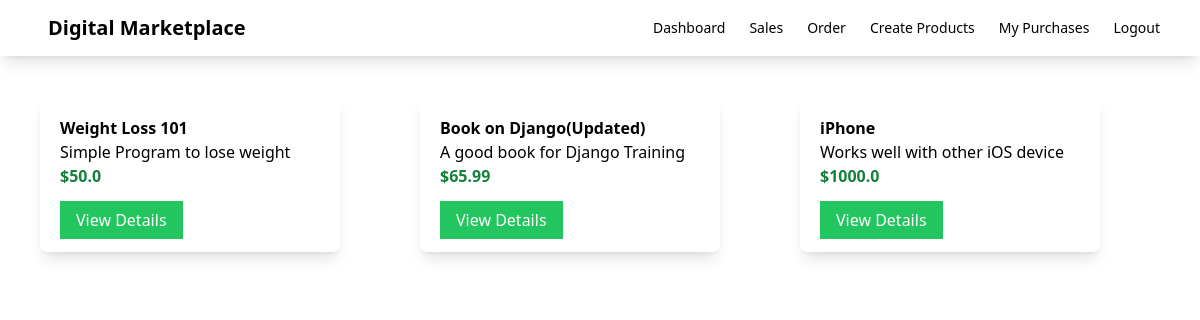
The page / on the database its author committed.
### myapp/models.py (models this page shows, shortened)
class Product(models.Model):
    seller = models.ForeignKey(User,on_delete=models.CASCADE)
    name = models.CharField(max_length=100)
    description = models.CharField(max_length=200)
    price = models.FloatField()
    file = models.FileField(upload_to='uploads')
    total_sales_amount = models.IntegerField(default=0)
    total_sales = models.IntegerField(default=0)

### myapp/views.py (the view)
# urls.py: path('',views.index,name='index'),
def index(request):
    products = Product.objects.all()
    return render(request,'myapp/index.html',{'products':products})

### myapp/templates/myapp/index.html (shortened to what this page needs)
{% extends 'myapp/base.html' %}
{% block body %}
    <div class="product-container flex">
        {% for product in products %}
     <div class="product shadow-lg w-1/4 rounded-lg m-10">
        <div class="p-5">
            <div class="font-bold">
                {{product.name}}
            </div>
            <div>
                {{product.description}}
            </div>
            <div class="text-green-700 font-bold">
                ${{product.price}}
            </div>
            <div class="mt-5">
                <a class="bg-green-500 text-white px-4 py-2" href="{% url 'detail' product.id %}">View Details</a>
            </div>
        </div>
     </div>
    {% endfor %}
    </div>
{% endblock %}

### myapp/templates/myapp/base.html (shortened to what this page needs)
<!DOCTYPE html>
<html lang="en">
<head>
    <script src="https://cdn.tailwindcss.com"></script>
</head>
<body>
    <nav class="shadow-lg">
        <div class="flex flex-wrap justify-between ml-5 items-center mx-auto px-4 py-2.5">
            <a href="{% url 'index' %}" class="flex items-center">
                <span class="self-center text-xl font-semibold">Digital Marketplace</span>
            </a>
            <div class="flex items-center ">
                <a href="{% url 'dashboard' %}" class="mr-6 text-sm font-medium text-grey-500">Dashboard</a>
                <a href="{% url 'sales' %}" class="mr-6 text-sm font-medium text-grey-500">Sales</a>
                <a href="" class="mr-6 text-sm font-medium text-grey-500">Order</a>
                <a href="{% url 'create_product' %}" class="mr-6 text-sm font-medium text-grey-500">Create Products</a>
                <a href="{% url 'purchases' %}" class="mr-6 text-sm font-medium text-grey-500">My Purchases</a>
                <a href="{% url 'logout' %}" class="mr-6 text-sm font-medium text-grey-500">Logout</a>
            </div>
        </div>
    </nav>
    {% block body %}
    {% endblock %}
</body>
</html>

### rows shown on the page
Product: name "Weight Loss 101", description "Simple Program to lose weight", price "50.0"
Product: name "Book on Django(Updated)", description "A good book for Django Training", price "65.99"
Product: name "iPhone", description "Works well with other iOS device", price "1000.0"
